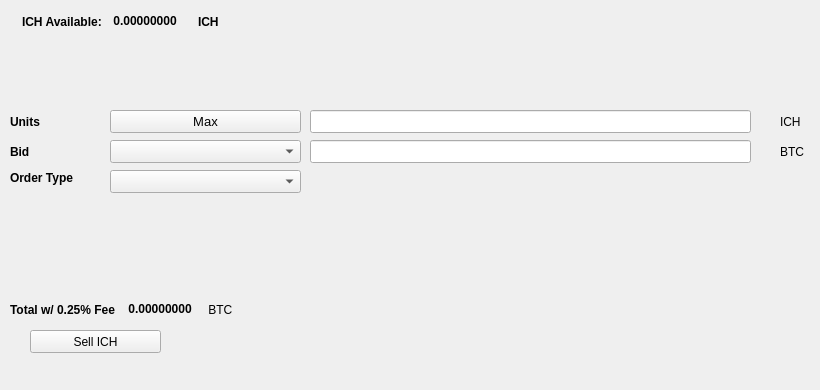
   <widget class="QWidget" name="SellTab">
    <attribute name="title">
     <string>Sell</string>
    </attribute>
    <widget class="QLabel" name="label_16">
     <property name="geometry">
      <rect>
       <x>780</x>
       <y>140</y>
       <width>31</width>
       <height>23</height>
      </rect>
     </property>
     <property name="text">
      <string>BTC</string>
     </property>
    </widget>
    <widget class="QComboBox" name="SellBidcomboBox">
     <property name="geometry">
      <rect>
       <x>110</x>
       <y>140</y>
       <width>191</width>
       <height>23</height>
      </rect>
     </property>
     <property name="font">
      <font>
       <pointsize>10</pointsize>
      </font>
     </property>
    </widget>
    <widget class="QLabel" name="label_18">
     <property name="geometry">
      <rect>
       <x>10</x>
       <y>110</y>
       <width>46</width>
       <height>23</height>
      </rect>
     </property>
     <property name="font">
      <font>
       <weight>75</weight>
       <bold>true</bold>
      </font>
     </property>
     <property name="text">
      <string>Units</string>
     </property>
    </widget>
    <widget class="QPushButton" name="Sell_Max_Amount">
     <property name="geometry">
      <rect>
       <x>110</x>
       <y>110</y>
       <width>191</width>
       <height>23</height>
      </rect>
     </property>
     <property name="font">
      <font>
       <pointsize>10</pointsize>
      </font>
     </property>
     <property name="text">
      <string>Max</string>
     </property>
    </widget>
    <widget class="QLabel" name="label_20">
     <property name="geometry">
      <rect>
       <x>10</x>
       <y>170</y>
       <width>91</width>
       <height>16</height>
      </rect>
     </property>
     <property name="font">
      <font>
       <weight>75</weight>
       <bold>true</bold>
      </font>
     </property>
     <property name="text">
      <string>Order Type</string>
     </property>
    </widget>
    <widget class="QComboBox" name="SellOrdertypeCombo">
     <property name="geometry">
      <rect>
       <x>110</x>
       <y>170</y>
       <width>191</width>
       <height>23</height>
      </rect>
     </property>
     <property name="font">
      <font>
       <pointsize>10</pointsize>
      </font>
     </property>
    </widget>
    <widget class="QLabel" name="label_21">
     <property name="geometry">
      <rect>
       <x>10</x>
       <y>140</y>
       <width>46</width>
       <height>23</height>
      </rect>
     </property>
     <property name="font">
      <font>
       <weight>75</weight>
       <bold>true</bold>
      </font>
     </property>
     <property name="text">
      <string>Bid</string>
     </property>
    </widget>
    <widget class="QLabel" name="label_22">
     <property name="geometry">
      <rect>
       <x>780</x>
       <y>110</y>
       <width>31</width>
       <height>23</height>
      </rect>
     </property>
     <property name="text">
      <string>ICH</string>
     </property>
    </widget>
    <widget class="QLineEdit" name="UnitsInputICH">
     <property name="geometry">
      <rect>
       <x>310</x>
       <y>110</y>
       <width>441</width>
       <height>23</height>
      </rect>
     </property>
     <property name="font">
      <font>
       <pointsize>9</pointsize>
       <weight>75</weight>
       <bold>true</bold>
      </font>
     </property>
    </widget>
    <widget class="QLineEdit" name="SellBidPriceEdit">
     <property name="geometry">
      <rect>
       <x>310</x>
       <y>140</y>
       <width>441</width>
       <height>23</height>
      </rect>
     </property>
     <property name="font">
      <font>
       <pointsize>9</pointsize>
       <weight>75</weight>
       <bold>true</bold>
      </font>
     </property>
    </widget>
    <widget class="QPushButton" name="SellICHBTN">
     <property name="geometry">
      <rect>
       <x>30</x>
       <y>330</y>
       <width>131</width>
       <height>23</height>
      </rect>
     </property>
     <property name="text">
      <string>Sell ICH</string>
     </property>
     <property name="icon">
      <iconset resource="../instacash">
       <normaloff>:/icons/bitcoin</normaloff>:/icons/bitcoin</iconset>
     </property>
    </widget>
    <widget class="QWidget" name="layoutWidget3">
     <property name="geometry">
      <rect>
       <x>22</x>
       <y>12</y>
       <width>258</width>
       <height>19</height>
      </rect>
     </property>
     <layout class="QHBoxLayout" name="horizontalLayout">
      <item>
       <widget class="QLabel" name="label232_2">
        <property name="font">
         <font>
          <weight>75</weight>
          <bold>true</bold>
         </font>
        </property>
        <property name="text">
         <string>ICH Available:</string>
        </property>
       </widget>
      </item>
      <item>
       <widget class="QLabel" name="ICHAvailableLabel">
        <property name="palette">
         <palette>
          <active>
           <colorrole role="WindowText">
            <brush brushstyle="SolidPattern">
             <color alpha="255">
              <red>0</red>
              <green>0</green>
              <blue>0</blue>
             </color>
            </brush>
           </colorrole>
           <colorrole role="Button">
            <brush brushstyle="SolidPattern">
             <color alpha="255">
              <red>0</red>
              <green>170</green>
              <blue>0</blue>
             </color>
            </brush>
           </colorrole>
           <colorrole role="Light">
            <brush brushstyle="SolidPattern">
             <color alpha="255">
              <red>0</red>
              <green>255</green>
              <blue>0</blue>
             </color>
            </brush>
           </colorrole>
           <colorrole role="Midlight">
            <brush brushstyle="SolidPattern">
             <color alpha="255">
              <red>0</red>
              <green>212</green>
              <blue>0</blue>
             </color>
            </brush>
           </colorrole>
           <colorrole role="Dark">
            <brush brushstyle="SolidPattern">
             <color alpha="255">
              <red>0</red>
              <green>85</green>
              <blue>0</blue>
             </color>
            </brush>
           </colorrole>
           <colorrole role="Mid">
            <brush brushstyle="SolidPattern">
             <color alpha="255">
              <red>0</red>
              <green>113</green>
              <blue>0</blue>
             </color>
            </brush>
           </colorrole>
           <colorrole role="Text">
            <brush brushstyle="SolidPattern">
             <color alpha="255">
              <red>0</red>
              <green>170</green>
              <blue>0</blue>
             </color>
            </brush>
           </colorrole>
           <colorrole role="BrightText">
            <brush brushstyle="SolidPattern">
             <color alpha="255">
              <red>255</red>
              <green>255</green>
              <blue>255</blue>
             </color>
            </brush>
           </colorrole>
           <colorrole role="ButtonText">
            <brush brushstyle="SolidPattern">
             <color alpha="255">
              <red>0</red>
              <green>0</green>
              <blue>0</blue>
             </color>
            </brush>
           </colorrole>
           <colorrole role="Base">
            <brush brushstyle="SolidPattern">
             <color alpha="255">
              <red>255</red>
              <green>255</green>
              <blue>255</blue>
             </color>
            </brush>
           </colorrole>
           <colorrole role="Window">
            <brush brushstyle="SolidPattern">
             <color alpha="255">
              <red>0</red>
              <green>170</green>
              <blue>0</blue>
             </color>
            </brush>
           </colorrole>
           <colorrole role="Shadow">
            <brush brushstyle="SolidPattern">
             <color alpha="255">
              <red>0</red>
              <green>0</green>
              <blue>0</blue>
             </color>
            </brush>
           </colorrole>
           <colorrole role="AlternateBase">
            <brush brushstyle="SolidPattern">
             <color alpha="255">
              <red>127</red>
              <green>212</green>
              <blue>127</blue>
             </color>
            </brush>
           </colorrole>
           <colorrole role="ToolTipBase">
            <brush brushstyle="SolidPattern">
             <color alpha="255">
              <red>255</red>
              <green>255</green>
              <blue>220</blue>
             </color>
            </brush>
           </colorrole>
           <colorrole role="ToolTipText">
            <brush brushstyle="SolidPattern">
             <color alpha="255">
              <red>0</red>
              <green>0</green>
              <blue>0</blue>
             </color>
            </brush>
           </colorrole>
          </active>
          <inactive>
           <colorrole role="WindowText">
            <brush brushstyle="SolidPattern">
             <color alpha="255">
              <red>0</red>
              <green>0</green>
              <blue>0</blue>
             </color>
            </brush>
           </colorrole>
           <colorrole role="Button">
            <brush brushstyle="SolidPattern">
             <color alpha="255">
              <red>0</red>
              <green>170</green>
              <blue>0</blue>
             </color>
            </brush>
           </colorrole>
           <colorrole role="Light">
            <brush brushstyle="SolidPattern">
             <color alpha="255">
              <red>0</red>
              <green>255</green>
              <blue>0</blue>
             </color>
            </brush>
           </colorrole>
           <colorrole role="Midlight">
            <brush brushstyle="SolidPattern">
             <color alpha="255">
              <red>0</red>
              <green>212</green>
              <blue>0</blue>
             </color>
            </brush>
           </colorrole>
           <colorrole role="Dark">
            <brush brushstyle="SolidPattern">
             <color alpha="255">
              <red>0</red>
              <green>85</green>
              <blue>0</blue>
             </color>
            </brush>
           </colorrole>
           <colorrole role="Mid">
            <brush brushstyle="SolidPattern">
             <color alpha="255">
              <red>0</red>
              <green>113</green>
              <blue>0</blue>
             </color>
            </brush>
           </colorrole>
           <colorrole role="Text">
            <brush brushstyle="SolidPattern">
             <color alpha="255">
              <red>0</red>
              <green>170</green>
              <blue>0</blue>
             </color>
            </brush>
           </colorrole>
           <colorrole role="BrightText">
            <brush brushstyle="SolidPattern">
             <color alpha="255">
              <red>255</red>
              <green>255</green>
              <blue>255</blue>
             </color>
            </brush>
           </colorrole>
           <colorrole role="ButtonText">
            <brush brushstyle="SolidPattern">
             <color alpha="255">
              <red>0</red>
              <green>0</green>
              <blue>0</blue>
             </color>
            </brush>
           </colorrole>
           <colorrole role="Base">
            <brush brushstyle="SolidPattern">
             <color alpha="255">
              <red>255</red>
              <green>255</green>
              <blue>255</blue>
             </color>
            </brush>
           </colorrole>
           <colorrole role="Window">
            <brush brushstyle="SolidPattern">
             <color alpha="255">
              <red>0</red>
              <green>170</green>
              <blue>0</blue>
             </color>
            </brush>
           </colorrole>
           <colorrole role="Shadow">
            <brush brushstyle="SolidPattern">
             <color alpha="255">
              <red>0</red>
              <green>0</green>
              <blue>0</blue>
             </color>
            </brush>
           </colorrole>
           <colorrole role="AlternateBase">
            <brush brushstyle="SolidPattern">
             <color alpha="255">
              <red>127</red>
              <green>212</green>
              <blue>127</blue>
             </color>
            </brush>
           </colorrole>
           <colorrole role="ToolTipBase">
            <brush brushstyle="SolidPattern">
             <color alpha="255">
              <red>255</red>
              <green>255</green>
              <blue>220</blue>
             </color>
            </brush>
           </colorrole>
           <colorrole role="ToolTipText">
            <brush brushstyle="SolidPattern">
             <color alpha="255">
              <red>0</red>
              <green>0</green>
              <blue>0</blue>
             </color>
            </brush>
           </colorrole>
          </inactive>
          <disabled>
           <colorrole role="WindowText">
            <brush brushstyle="SolidPattern">
             <color alpha="255">
              <red>0</red>
              <green>85</green>
              <blue>0</blue>
             </color>
            </brush>
           </colorrole>
           <colorrole role="Button">
            <brush brushstyle="SolidPattern">
             <color alpha="255">
              <red>0</red>
              <green>170</green>
              <blue>0</blue>
             </color>
            </brush>
           </colorrole>
           <colorrole role="Light">
            <brush brushstyle="SolidPattern">
             <color alpha="255">
              <red>0</red>
              <green>255</green>
              <blue>0</blue>
             </color>
            </brush>
           </colorrole>
           <colorrole role="Midlight">
            <brush brushstyle="SolidPattern">
             <color alpha="255">
              <red>0</red>
              <green>212</green>
              <blue>0</blue>
             </color>
            </brush>
           </colorrole>
           <colorrole role="Dark">
            <brush brushstyle="SolidPattern">
             <color alpha="255">
              <red>0</red>
              <green>85</green>
              <blue>0</blue>
             </color>
            </brush>
           </colorrole>
           <colorrole role="Mid">
            <brush brushstyle="SolidPattern">
             <color alpha="255">
              <red>0</red>
              <green>113</green>
              <blue>0</blue>
             </color>
            </brush>
           </colorrole>
           <colorrole role="Text">
            <brush brushstyle="SolidPattern">
             <color alpha="255">
              <red>0</red>
              <green>85</green>
              <blue>0</blue>
             </color>
            </brush>
           </colorrole>
           <colorrole role="BrightText">
            <brush brushstyle="SolidPattern">
             <color alpha="255">
              <red>255</red>
              <green>255</green>
              <blue>255</blue>
             </color>
            </brush>
           </colorrole>
           <colorrole role="ButtonText">
            <brush brushstyle="SolidPattern">
             <color alpha="255">
              <red>0</red>
              <green>85</green>
              <blue>0</blue>
             </color>
            </brush>
           </colorrole>
           <colorrole role="Base">
            <brush brushstyle="SolidPattern">
             <color alpha="255">
              <red>0</red>
              <green>170</green>
              <blue>0</blue>
             </color>
            </brush>
           </colorrole>
           <colorrole role="Window">
            <brush brushstyle="SolidPattern">
             <color alpha="255">
              <red>0</red>
              <green>170</green>
              <blue>0</blue>
             </color>
            </brush>
           </colorrole>
           <colorrole role="Shadow">
            <brush brushstyle="SolidPattern">
             <color alpha="255">
              <red>0</red>
              <green>0</green>
              <blue>0</blue>
             </color>
            </brush>
           </colorrole>
           <colorrole role="AlternateBase">
            <brush brushstyle="SolidPattern">
             <color alpha="255">
              <red>0</red>
              <green>170</green>
              <blue>0</blue>
             </color>
            </brush>
           </colorrole>
           <colorrole role="ToolTipBase">
            <brush brushstyle="SolidPattern">
             <color alpha="255">
              <red>255</red>
              <green>255</green>
              <blue>220</blue>
             </color>
            </brush>
           </colorrole>
           <colorrole role="ToolTipText">
            <brush brushstyle="SolidPattern">
             <color alpha="255">
              <red>0</red>
              <green>0</green>
              <blue>0</blue>
             </color>
            </brush>
           </colorrole>
          </disabled>
         </palette>
        </property>
        <property name="font">
         <font>
          <weight>75</weight>
          <bold>true</bold>
         </font>
        </property>
        <property name="text">
         <string> 0.00000000 </string>
        </property>
        <property name="textInteractionFlags">
         <set>Qt::LinksAccessibleByMouse|Qt::TextSelectableByKeyboard|Qt::TextSelectableByMouse</set>
        </property>
       </widget>
      </item>
      <item>
       <widget class="QLabel" name="labelICH">
        <property name="font">
         <font>
          <weight>75</weight>
          <bold>true</bold>
         </font>
        </property>
        <property name="text">
         <string>ICH</string>
        </property>
       </widget>
      </item>
     </layout>
    </widget>
    <widget class="QWidget" name="layoutWidget">
     <property name="geometry">
      <rect>
       <x>10</x>
       <y>300</y>
       <width>268</width>
       <height>19</height>
      </rect>
     </property>
     <layout class="QHBoxLayout" name="horizontalLayout_2">
      <item>
       <widget class="QLabel" name="label_19">
        <property name="font">
         <font>
          <weight>75</weight>
          <bold>true</bold>
         </font>
        </property>
        <property name="text">
         <string>Total w/ 0.25% Fee </string>
        </property>
       </widget>
      </item>
      <item>
       <widget class="QLabel" name="SellCostLabel">
        <property name="palette">
         <palette>
          <active>
           <colorrole role="WindowText">
            <brush brushstyle="SolidPattern">
             <color alpha="255">
              <red>0</red>
              <green>0</green>
              <blue>0</blue>
             </color>
            </brush>
           </colorrole>
           <colorrole role="Button">
            <brush brushstyle="SolidPattern">
             <color alpha="255">
              <red>0</red>
              <green>170</green>
              <blue>0</blue>
             </color>
            </brush>
           </colorrole>
           <colorrole role="Light">
            <brush brushstyle="SolidPattern">
             <color alpha="255">
              <red>0</red>
              <green>255</green>
              <blue>0</blue>
             </color>
            </brush>
           </colorrole>
           <colorrole role="Midlight">
            <brush brushstyle="SolidPattern">
             <color alpha="255">
              <red>0</red>
              <green>212</green>
              <blue>0</blue>
             </color>
            </brush>
           </colorrole>
           <colorrole role="Dark">
            <brush brushstyle="SolidPattern">
             <color alpha="255">
              <red>0</red>
              <green>85</green>
              <blue>0</blue>
             </color>
            </brush>
           </colorrole>
           <colorrole role="Mid">
            <brush brushstyle="SolidPattern">
             <color alpha="255">
              <red>0</red>
              <green>113</green>
              <blue>0</blue>
             </color>
            </brush>
           </colorrole>
           <colorrole role="Text">
            <brush brushstyle="SolidPattern">
             <color alpha="255">
              <red>0</red>
              <green>170</green>
              <blue>0</blue>
             </color>
            </brush>
           </colorrole>
           <colorrole role="BrightText">
            <brush brushstyle="SolidPattern">
             <color alpha="255">
              <red>255</red>
              <green>255</green>
              <blue>255</blue>
             </color>
            </brush>
           </colorrole>
           <colorrole role="ButtonText">
            <brush brushstyle="SolidPattern">
             <color alpha="255">
              <red>0</red>
              <green>0</green>
              <blue>0</blue>
             </color>
            </brush>
           </colorrole>
           <colorrole role="Base">
            <brush brushstyle="SolidPattern">
             <color alpha="255">
              <red>255</red>
              <green>255</green>
              <blue>255</blue>
             </color>
            </brush>
           </colorrole>
           <colorrole role="Window">
            <brush brushstyle="SolidPattern">
             <color alpha="255">
              <red>0</red>
              <green>170</green>
              <blue>0</blue>
             </color>
            </brush>
           </colorrole>
           <colorrole role="Shadow">
            <brush brushstyle="SolidPattern">
             <color alpha="255">
              <red>0</red>
              <green>0</green>
              <blue>0</blue>
             </color>
            </brush>
           </colorrole>
           <colorrole role="AlternateBase">
            <brush brushstyle="SolidPattern">
             <color alpha="255">
              <red>127</red>
              <green>212</green>
              <blue>127</blue>
             </color>
            </brush>
           </colorrole>
           <colorrole role="ToolTipBase">
            <brush brushstyle="SolidPattern">
             <color alpha="255">
              <red>255</red>
              <green>255</green>
              <blue>220</blue>
             </color>
            </brush>
           </colorrole>
           <colorrole role="ToolTipText">
            <brush brushstyle="SolidPattern">
             <color alpha="255">
              <red>0</red>
              <green>0</green>
              <blue>0</blue>
             </color>
            </brush>
           </colorrole>
          </active>
          <inactive>
           <colorrole role="WindowText">
            <brush brushstyle="SolidPattern">
             <color alpha="255">
              <red>0</red>
              <green>0</green>
              <blue>0</blue>
             </color>
            </brush>
           </colorrole>
           <colorrole role="Button">
            <brush brushstyle="SolidPattern">
             <color alpha="255">
              <red>0</red>
              <green>170</green>
              <blue>0</blue>
             </color>
            </brush>
           </colorrole>
           <colorrole role="Light">
            <brush brushstyle="SolidPattern">
             <color alpha="255">
              <red>0</red>
              <green>255</green>
              <blue>0</blue>
             </color>
            </brush>
           </colorrole>
           <colorrole role="Midlight">
            <brush brushstyle="SolidPattern">
             <color alpha="255">
              <red>0</red>
              <green>212</green>
              <blue>0</blue>
             </color>
            </brush>
           </colorrole>
           <colorrole role="Dark">
            <brush brushstyle="SolidPattern">
             <color alpha="255">
              <red>0</red>
              <green>85</green>
              <blue>0</blue>
             </color>
            </brush>
           </colorrole>
           <colorrole role="Mid">
            <brush brushstyle="SolidPattern">
             <color alpha="255">
              <red>0</red>
              <green>113</green>
              <blue>0</blue>
             </color>
            </brush>
           </colorrole>
           <colorrole role="Text">
            <brush brushstyle="SolidPattern">
             <color alpha="255">
              <red>0</red>
              <green>170</green>
              <blue>0</blue>
             </color>
            </brush>
           </colorrole>
           <colorrole role="BrightText">
            <brush brushstyle="SolidPattern">
             <color alpha="255">
              <red>255</red>
              <green>255</green>
              <blue>255</blue>
             </color>
            </brush>
           </colorrole>
           <colorrole role="ButtonText">
            <brush brushstyle="SolidPattern">
             <color alpha="255">
              <red>0</red>
              <green>0</green>
              <blue>0</blue>
             </color>
            </brush>
           </colorrole>
           <colorrole role="Base">
            <brush brushstyle="SolidPattern">
             <color alpha="255">
              <red>255</red>
              <green>255</green>
              <blue>255</blue>
             </color>
            </brush>
           </colorrole>
           <colorrole role="Window">
            <brush brushstyle="SolidPattern">
             <color alpha="255">
              <red>0</red>
              <green>170</green>
              <blue>0</blue>
             </color>
            </brush>
           </colorrole>
           <colorrole role="Shadow">
            <brush brushstyle="SolidPattern">
             <color alpha="255">
              <red>0</red>
              <green>0</green>
              <blue>0</blue>
             </color>
            </brush>
           </colorrole>
           <colorrole role="AlternateBase">
            <brush brushstyle="SolidPattern">
             <color alpha="255">
              <red>127</red>
              <green>212</green>
              <blue>127</blue>
             </color>
            </brush>
           </colorrole>
           <colorrole role="ToolTipBase">
            <brush brushstyle="SolidPattern">
             <color alpha="255">
              <red>255</red>
              <green>255</green>
              <blue>220</blue>
             </color>
            </brush>
           </colorrole>
           <colorrole role="ToolTipText">
            <brush brushstyle="SolidPattern">
             <color alpha="255">
              <red>0</red>
              <green>0</green>
              <blue>0</blue>
             </color>
            </brush>
           </colorrole>
          </inactive>
          <disabled>
           <colorrole role="WindowText">
            <brush brushstyle="SolidPattern">
             <color alpha="255">
              <red>0</red>
              <green>85</green>
              <blue>0</blue>
             </color>
            </brush>
           </colorrole>
           <colorrole role="Button">
            <brush brushstyle="SolidPattern">
             <color alpha="255">
              <red>0</red>
              <green>170</green>
              <blue>0</blue>
             </color>
            </brush>
           </colorrole>
           <colorrole role="Light">
            <brush brushstyle="SolidPattern">
             <color alpha="255">
              <red>0</red>
              <green>255</green>
              <blue>0</blue>
             </color>
            </brush>
           </colorrole>
           <colorrole role="Midlight">
            <brush brushstyle="SolidPattern">
             <color alpha="255">
              <red>0</red>
              <green>212</green>
              <blue>0</blue>
             </color>
            </brush>
           </colorrole>
           <colorrole role="Dark">
            <brush brushstyle="SolidPattern">
             <color alpha="255">
              <red>0</red>
              <green>85</green>
              <blue>0</blue>
             </color>
            </brush>
           </colorrole>
           <colorrole role="Mid">
            <brush brushstyle="SolidPattern">
             <color alpha="255">
              <red>0</red>
              <green>113</green>
              <blue>0</blue>
             </color>
            </brush>
           </colorrole>
           <colorrole role="Text">
            <brush brushstyle="SolidPattern">
             <color alpha="255">
              <red>0</red>
              <green>85</green>
              <blue>0</blue>
             </color>
            </brush>
           </colorrole>
           <colorrole role="BrightText">
            <brush brushstyle="SolidPattern">
             <color alpha="255">
              <red>255</red>
              <green>255</green>
              <blue>255</blue>
             </color>
            </brush>
           </colorrole>
           <colorrole role="ButtonText">
            <brush brushstyle="SolidPattern">
             <color alpha="255">
              <red>0</red>
              <green>85</green>
              <blue>0</blue>
             </color>
            </brush>
           </colorrole>
           <colorrole role="Base">
            <brush brushstyle="SolidPattern">
             <color alpha="255">
              <red>0</red>
              <green>170</green>
              <blue>0</blue>
             </color>
            </brush>
           </colorrole>
           <colorrole role="Window">
            <brush brushstyle="SolidPattern">
             <color alpha="255">
              <red>0</red>
              <green>170</green>
              <blue>0</blue>
             </color>
            </brush>
           </colorrole>
           <colorrole role="Shadow">
            <brush brushstyle="SolidPattern">
             <color alpha="255">
              <red>0</red>
              <green>0</green>
              <blue>0</blue>
             </color>
            </brush>
           </colorrole>
           <colorrole role="AlternateBase">
            <brush brushstyle="SolidPattern">
             <color alpha="255">
              <red>0</red>
              <green>170</green>
              <blue>0</blue>
             </color>
            </brush>
           </colorrole>
           <colorrole role="ToolTipBase">
            <brush brushstyle="SolidPattern">
             <color alpha="255">
              <red>255</red>
              <green>255</green>
              <blue>220</blue>
             </color>
            </brush>
           </colorrole>
           <colorrole role="ToolTipText">
            <brush brushstyle="SolidPattern">
             <color alpha="255">
              <red>0</red>
              <green>0</green>
              <blue>0</blue>
             </color>
            </brush>
           </colorrole>
          </disabled>
         </palette>
        </property>
        <property name="font">
         <font>
          <weight>75</weight>
          <bold>true</bold>
         </font>
        </property>
        <property name="autoFillBackground">
         <bool>false</bool>
        </property>
        <property name="text">
         <string> 0.00000000</string>
        </property>
        <property name="textInteractionFlags">
         <set>Qt::LinksAccessibleByMouse|Qt::TextSelectableByMouse</set>
        </property>
       </widget>
      </item>
      <item>
       <widget class="QLabel" name="label_17">
        <property name="font">
         <font>
          <weight>50</weight>
          <bold>false</bold>
         </font>
        </property>
        <property name="text">
         <string> BTC</string>
        </property>
       </widget>
      </item>
     </layout>
    </widget>
    <widget class="QLabel" name="label_23">
     <property name="geometry">
      <rect>
       <x>460</x>
       <y>300</y>
       <width>281</width>
       <height>81</height>
      </rect>
     </property>
     <property name="text">
      <string/>
     </property>
     <property name="pixmap">
      <pixmap>:/images/bittrex</pixmap>
     </property>
    </widget>
   </widget>
